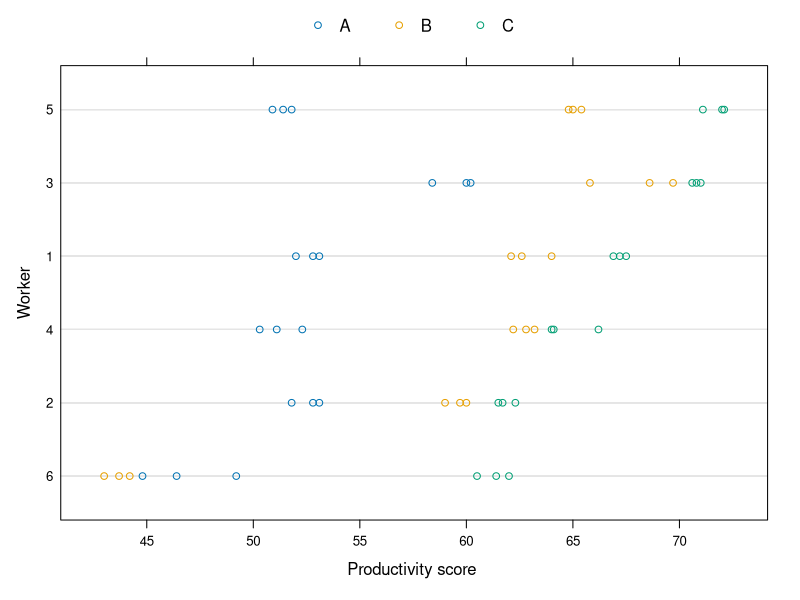
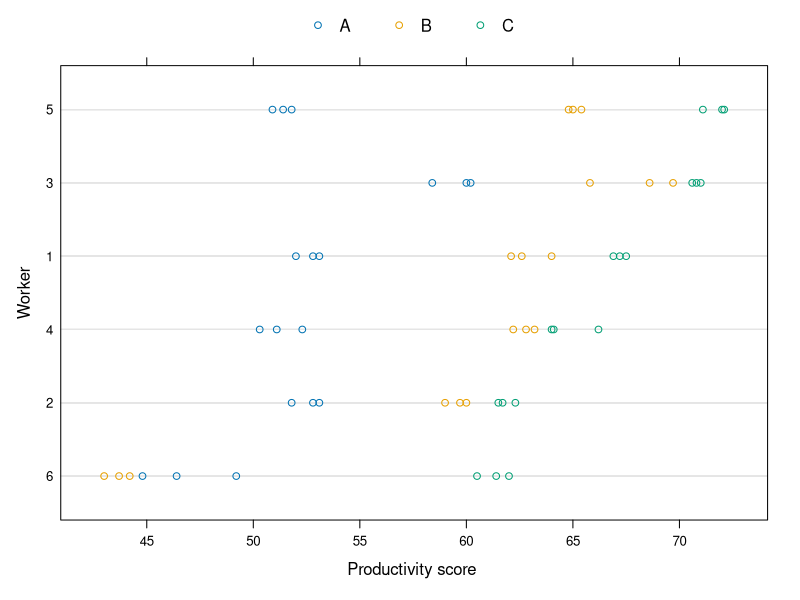

R code for these plots, in order:
library(nlme)


### Name: plot.nffGroupedData
### Title: Plot an nffGroupedData Object
### Aliases: plot.nffGroupedData
### Keywords: models

### ** Examples

plot(Machines)
plot(Machines, inner = TRUE)
